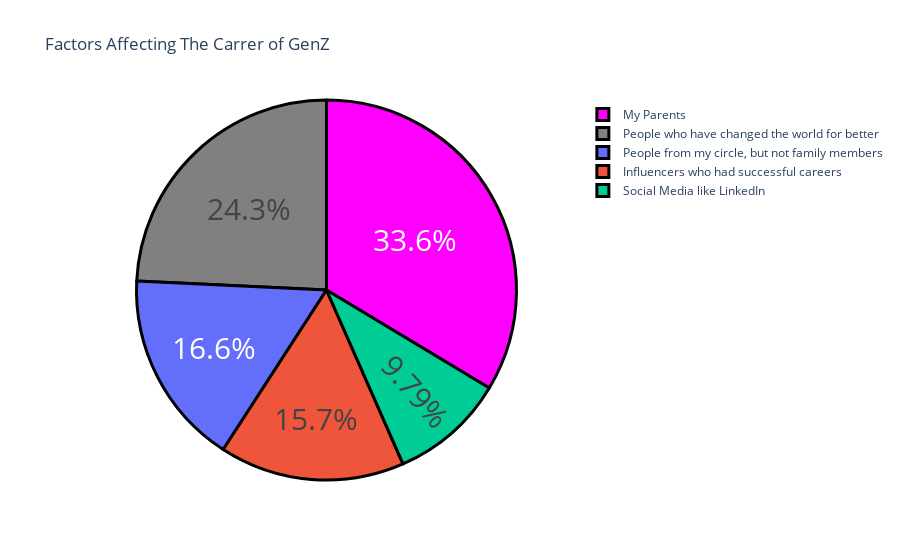

The notebook cell this image was saved under:
### Markdown cell above
Statement 2:Factor Influencing the Carrer Aspirants of GenZ

### Code cell
factors="Which of the below factors influence the most about your career aspirations ?"
factors=data[factors].value_counts()
label=factors.index
counts=factors.values
colors=['magenta','gray']
fig=go.Figure(data=[go.Pie(labels=label,values=counts)])
fig.update_layout(title_text="Factors Affecting The Carrer of GenZ")
fig.update_traces(hoverinfo="value+percent",textinfo='percent',textfont_size=30,
                  marker=dict(colors=colors,line=dict(color='black',width=3)))

### Figure 1 — Plotly figure (JSON) as saved in the notebook; plotly's stock layout.template omitted (floating-point values rounded to 4 significant figures)
{"data": [{"hoverinfo": "value+percent", "labels": ["My Parents", "People who have changed the world for better", "People from my circle, but not family members", "Influencers who had successful careers", "Social Media like LinkedIn"], "marker": {"colors": ["magenta", "gray"], "line": {"color": "black", "width": 3}}, "textfont": {"size": 30}, "textinfo": "percent", "type": "pie", "values": [79, 57, 39, 37, 23]}], "layout": {"title": {"text": "Factors Affecting The Carrer of GenZ"}}}
